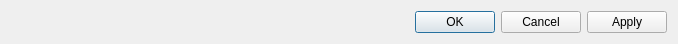
<?xml version="1.0" encoding="UTF-8"?>
<ui version="4.0">
 <class>Dialog</class>
 <widget class="QDialog" name="Dialog">
  <property name="geometry">
   <rect>
    <x>0</x>
    <y>0</y>
    <width>678</width>
    <height>39</height>
   </rect>
  </property>
  <property name="windowTitle">
   <string>Dialog</string>
  </property>
  <layout class="QVBoxLayout" name="verticalLayout">
   <item>
    <layout class="QGridLayout" name="gridLayout"/>
   </item>
   <item>
    <widget class="QDialogButtonBox" name="buttonBox">
     <property name="orientation">
      <enum>Qt::Horizontal</enum>
     </property>
     <property name="standardButtons">
      <set>QDialogButtonBox::Apply|QDialogButtonBox::Cancel|QDialogButtonBox::Ok</set>
     </property>
    </widget>
   </item>
  </layout>
 </widget>
 <resources/>
 <connections>
  <connection>
   <sender>buttonBox</sender>
   <signal>accepted()</signal>
   <receiver>Dialog</receiver>
   <slot>accept()</slot>
   <hints>
    <hint type="sourcelabel">
     <x>248</x>
     <y>254</y>
    </hint>
    <hint type="destinationlabel">
     <x>157</x>
     <y>274</y>
    </hint>
   </hints>
  </connection>
  <connection>
   <sender>buttonBox</sender>
   <signal>rejected()</signal>
   <receiver>Dialog</receiver>
   <slot>reject()</slot>
   <hints>
    <hint type="sourcelabel">
     <x>316</x>
     <y>260</y>
    </hint>
    <hint type="destinationlabel">
     <x>286</x>
     <y>274</y>
    </hint>
   </hints>
  </connection>
 </connections>
</ui>
